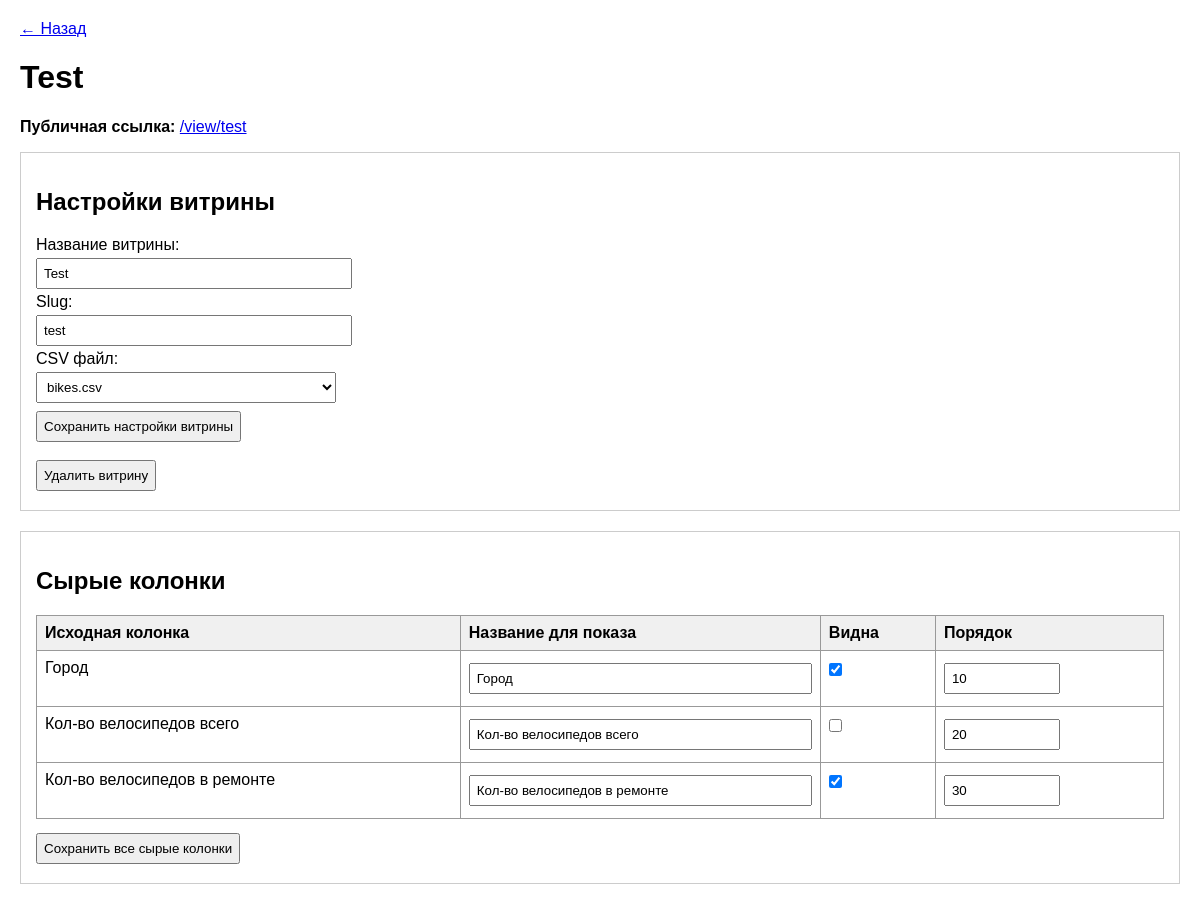
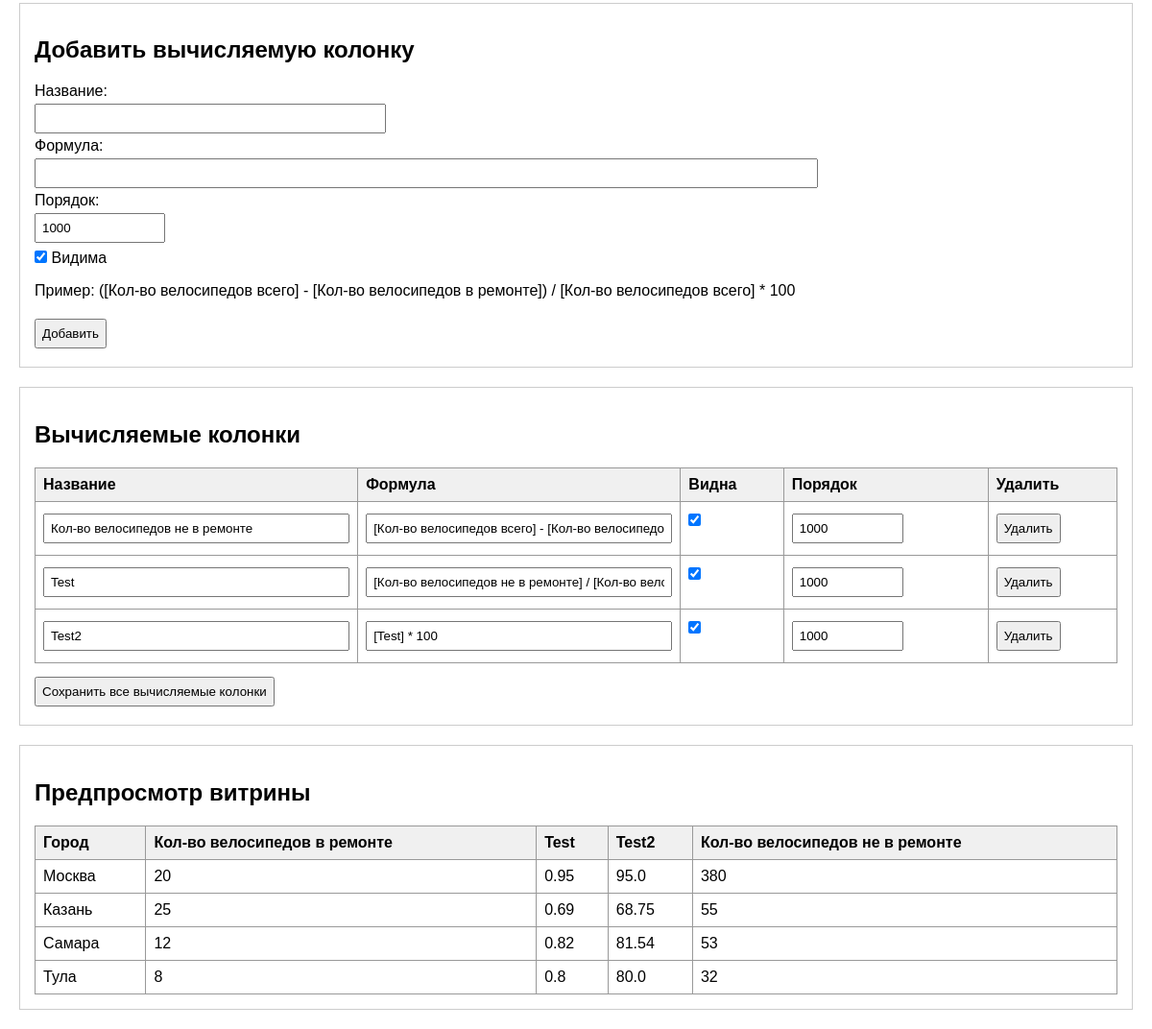
Before: /views/1 with the older database file (2 pictures, top to bottom).
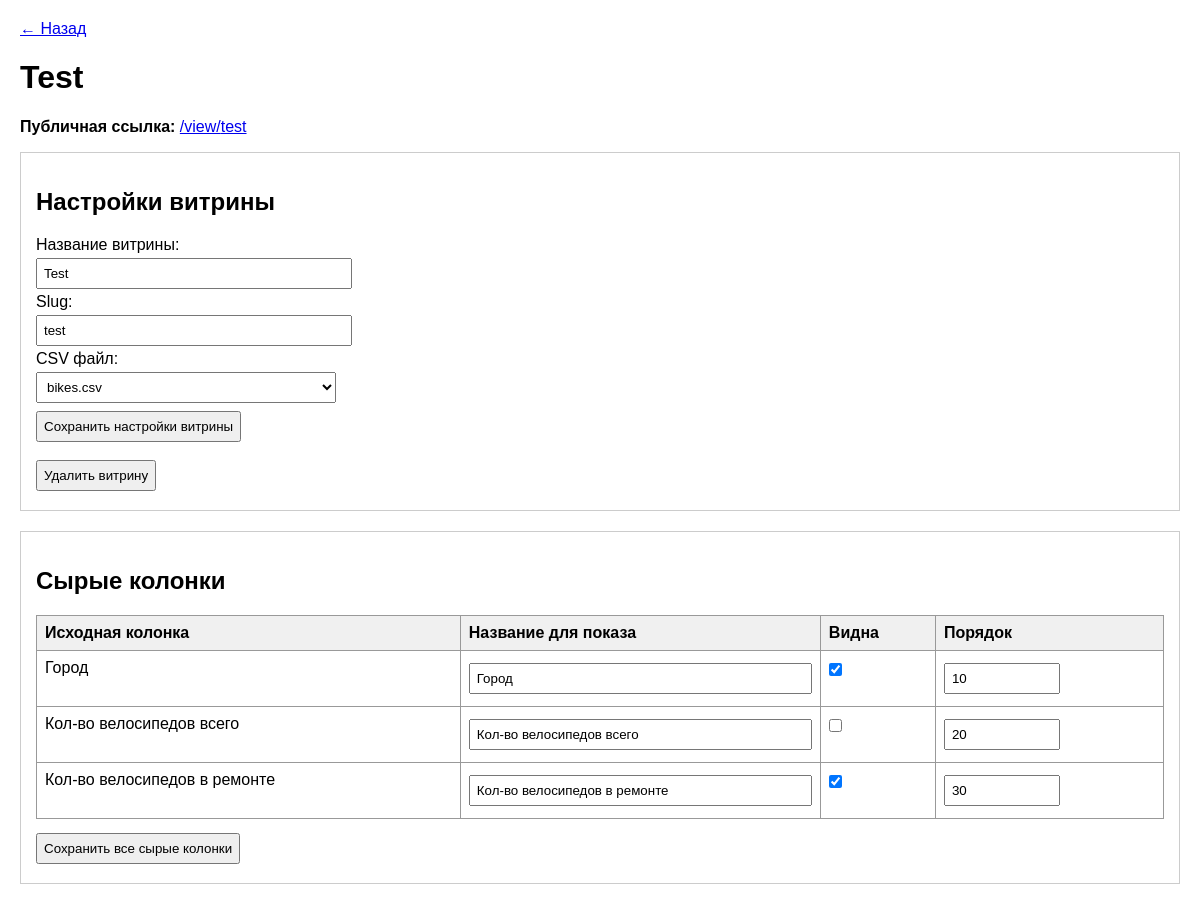
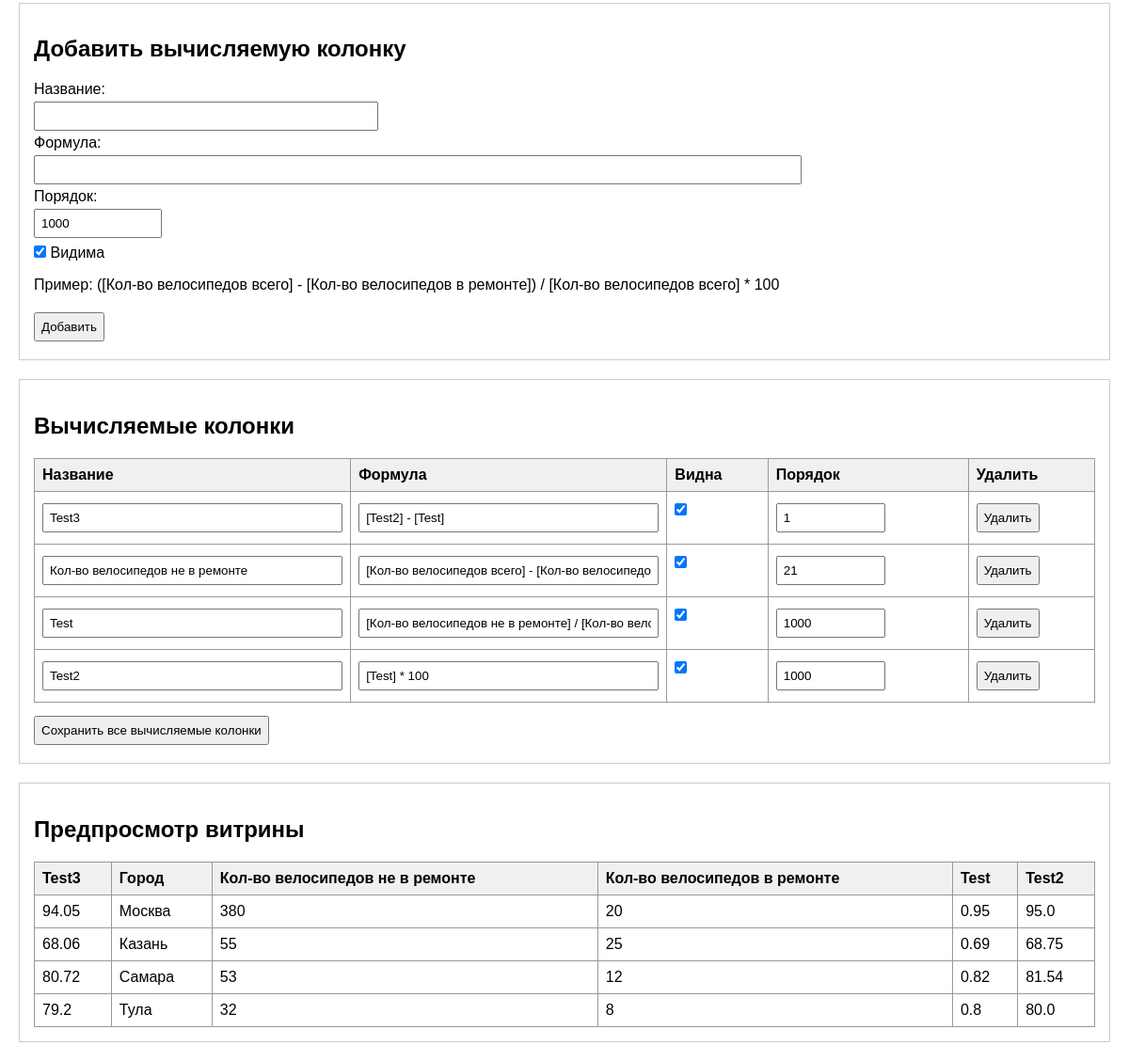
After: the same page with the newer database file (2 pictures, top to bottom).
### tables this page shows
CREATE TABLE views (
            id INTEGER PRIMARY KEY AUTOINCREMENT,
            name TEXT NOT NULL,
            slug TEXT NOT NULL UNIQUE,
            file_name TEXT NOT NULL
        );

CREATE TABLE view_columns (
            id INTEGER PRIMARY KEY AUTOINCREMENT,
            view_id INTEGER NOT NULL,
            source_column_name TEXT NOT NULL,
            display_name TEXT NOT NULL,
            is_visible INTEGER NOT NULL DEFAULT 1,
            sort_order INTEGER NOT NULL DEFAULT 0,
            FOREIGN KEY(view_id) REFERENCES views(id)
        );

CREATE TABLE computed_columns (
            id INTEGER PRIMARY KEY AUTOINCREMENT,
            view_id INTEGER NOT NULL,
            column_name TEXT NOT NULL,
            formula TEXT NOT NULL,
            is_visible INTEGER NOT NULL DEFAULT 1,
            sort_order INTEGER NOT NULL DEFAULT 1000,
            FOREIGN KEY(view_id) REFERENCES views(id)
        );

### app/main.py (the view)
@app.get("/views/{view_id}", response_class=HTMLResponse)
async def edit_view(request: Request, view_id: int):
    view_obj = get_view_by_id(view_id)
    if not view_obj:
        raise HTTPException(status_code=404, detail="View not found")
    raw_columns = get_view_columns(view_id)
    computed_columns = get_computed_columns(view_id)
    files = list_csv_files()
    preview_columns = []
    preview_rows = []
    try:
        df_preview = build_view_dataframe(view_obj)
        preview_columns = df_preview.columns.tolist()
        preview_rows = df_preview.to_dict(orient="records")
    except Exception as e:
        preview_columns = ["Ошибка"]
        preview_rows = [{"Ошибка": str(e)}]
    return templates.TemplateResponse(
        request=request,
        name="view_edit.html",
        context={
            "view_obj": view_obj,
            "raw_columns": raw_columns,
            "computed_columns": computed_columns,
            "preview_columns": preview_columns,
            "preview_rows": preview_rows,
            "files": files,
        }
    )

### templates/view_edit.html (shortened to what this page needs)
<!DOCTYPE html>
<html lang="ru">
<head>
</head>
<body>
    <p><a href="/seifadmin_panel">← Назад</a></p>
    <h1>{{ view_obj.name }}</h1>
    <p><b>Публичная ссылка:</b> <a href="/view/{{ view_obj.slug }}" target="_blank">/view/{{ view_obj.slug }}</a></p>
    <div class="section">
        <h2>Настройки витрины</h2>
        <form method="post" action="/views/{{ view_obj.id }}/edit">
            <div>
                <label>Название витрины:</label><br>
                <input type="text" name="name" value="{{ view_obj.name }}" required style="width: 300px;">
            </div>
            <div>
                <label>Slug:</label><br>
                <input type="text" name="slug" value="{{ view_obj.slug }}" required style="width: 300px;">
            </div>
            <div>
                <label>CSV файл:</label><br>
                <select name="file_name" required style="width: 300px;">
                    {% for f in files %}
                    <option value="{{ f }}" {% if f == view_obj.file_name %}selected{% endif %}>{{ f }}</option>
                    {% endfor %}
                </select>
            </div>
            <button type="submit">Сохранить настройки витрины</button>
        </form>
        <div class="danger">
            <form method="post" action="/views/{{ view_obj.id }}/delete" onsubmit="return confirm('Удалить витрину целиком?');">
                <button type="submit">Удалить витрину</button>
            </form>
        </div>
    </div>
    <div class="section">
        <h2>Сырые колонки</h2>
        <form method="post" action="/views/{{ view_obj.id }}/raw-columns/bulk-save">
            <table>
                <thead>
                    <tr>
                        <th>Исходная колонка</th>
                        <th>Название для показа</th>
                        <th>Видна</th>
                        <th>Порядок</th>
                    </tr>
                </thead>
                <tbody>
                    {% for c in raw_columns %}
                    <tr>
                        <td>{{ c.source_column_name }}</td>
                        <td>
                            <input
                                type="text"
                                name="display_name_{{ c.id }}"
                                value="{{ c.display_name }}"
                                class="wide-input"
                            >
                        </td>
                        <td>
                            <input type="checkbox" name="is_visible_{{ c.id }}" value="1" {% if c.is_visible %}checked{% endif %}>
                        </td>
                        <td>
                            <input
                                type="number"
                                name="sort_order_{{ c.id }}"
                                value="{{ c.sort_order }}"
                                class="small-input"
                            >
                        </td>
                    </tr>
                    {% endfor %}
                </tbody>
            </table>
            <div class="actions">
                <button type="submit">Сохранить все сырые колонки</button>
            </div>
        </form>
    </div>
    <div class="section">
        <h2>Добавить вычисляемую колонку</h2>
        <form method="post" action="/views/{{ view_obj.id }}/computed-columns">
            <div>
                <label>Название:</label><br>
                <input type="text" name="column_name" required style="width: 350px;">
            </div>
            <div>
                <label>Формула:</label><br>
                <input type="text" name="formula" required style="width: 800px;">
            </div>
            <div>
                <label>Порядок:</label><br>
                <input type="number" name="sort_order" value="1000" style="width: 120px;">
            </div>
            <div>
                <input type="checkbox" name="is_visible" value="1" checked> Видима
            </div>
            <p>Пример: ([Кол-во велосипедов всего] - [Кол-во велосипедов в ремонте]) / [Кол-во велосипедов всего] * 100</p>
            <button type="submit">Добавить</button>
        </form>
    </div>
    <div class="section">
        <h2>Вычисляемые колонки</h2>
        {% if computed_columns %}
        <form method="post" action="/views/{{ view_obj.id }}/computed-columns/bulk-save">
            <table>
                <thead>
                    <tr>
                        <th>Название</th>
                        <th>Формула</th>
                        <th>Видна</th>
                        <th>Порядок</th>
                        <th>Удалить</th>
                    </tr>
                </thead>
                <tbody>
                    {% for c in computed_columns %}
                    <tr>
                        <td>
                            <input
                                type="text"
                                name="column_name_{{ c.id }}"
                                value="{{ c.column_name }}"
                                class="wide-input"
                            >
                        </td>
                        <td>
                            <input
                                type="text"
                                name="formula_{{ c.id }}"
                                value="{{ c.formula }}"
                                class="wide-input"
                            >
                        </td>
                        <td>
                            <input type="checkbox" name="is_visible_{{ c.id }}" value="1" {% if c.is_visible %}checked{% endif %}>
                        </td>
                        <td>
                            <input
                                type="number"
                                name="sort_order_{{ c.id }}"
                                value="{{ c.sort_order }}"
                                class="small-input"
                            >
                        </td>
                        <td>
                            <form method="post" action="/views/{{ view_obj.id }}/computed-columns/{{ c.id }}/delete" onsubmit="return confirm('Удалить вычисляемую колонку?');">
                                <button type="submit">Удалить</button>
                            </form>
                        </td>
                    </tr>
                    {% endfor %}
                </tbody>
            </table>
            <div class="actions">
                <button type="submit">Сохранить все вычисляемые колонки</button>
            </div>
        </form>
        {% else %}
            <p>Пока нет вычисляемых колонок.</p>
        {% endif %}
    </div>
    <div class="section">
        <h2>Предпросмотр витрины</h2>
        <div class="table-wrap">
            <table>
                <thead>
                    <tr>
                        {% for col in preview_columns %}
                        <th>{{ col }}</th>
                        {% endfor %}
                    </tr>
                </thead>
                <tbody>
                    {% for row in preview_rows %}
                    <tr>
                        {% for col in preview_columns %}
                        <td>{{ row.get(col, "") }}</td>
                        {% endfor %}
                    </tr>
                    {% endfor %}
                </tbody>
            </table>
        </div>
    </div>
</body>
</html>

### templates/view_edit.html (style rules this page uses)
body { font-family: Arial, sans-serif; margin: 20px; }
.section { border: 1px solid #ccc; padding: 15px; margin-bottom: 20px; }
table { border-collapse: collapse; width: 100%; }
th, td { border: 1px solid #999; padding: 8px; text-align: left; vertical-align: top; }
th { background: #f0f0f0; }
input, select, button { padding: 6px; margin: 4px 0; }
.table-wrap { max-height: 500px; overflow: auto; }
.danger { margin-top: 10px; }
.actions { margin-top: 10px; }
.wide-input { width: 100%; box-sizing: border-box; }
.small-input { width: 100px; }

Changed rows visible on the page:
added computed_columns: column_name "Test3", formula "[Test2] - [Test]", is_visible "☑", sort_order "1", get "94.05", get "68.06", get "80.72", get "79.2"
changed computed_columns "Кол-во велосипедов не в ремонте": sort_order "1000" → "21"; moves up the list
